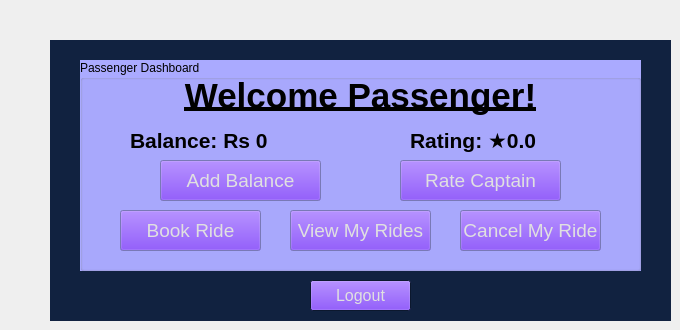
    <widget class="QWidget" name="page_6">
     <widget class="QWidget" name="index5" native="true">
      <property name="geometry">
       <rect>
        <x>50</x>
        <y>40</y>
        <width>621</width>
        <height>281</height>
       </rect>
      </property>
      <property name="palette">
       <palette>
        <active>
         <colorrole role="Window">
          <brush brushstyle="SolidPattern">
           <color alpha="255">
            <red>17</red>
            <green>34</green>
            <blue>64</blue>
           </color>
          </brush>
         </colorrole>
        </active>
        <inactive>
         <colorrole role="Window">
          <brush brushstyle="SolidPattern">
           <color alpha="255">
            <red>17</red>
            <green>34</green>
            <blue>64</blue>
           </color>
          </brush>
         </colorrole>
        </inactive>
        <disabled>
         <colorrole role="Base">
          <brush brushstyle="SolidPattern">
           <color alpha="255">
            <red>17</red>
            <green>34</green>
            <blue>64</blue>
           </color>
          </brush>
         </colorrole>
         <colorrole role="Window">
          <brush brushstyle="SolidPattern">
           <color alpha="255">
            <red>17</red>
            <green>34</green>
            <blue>64</blue>
           </color>
          </brush>
         </colorrole>
        </disabled>
       </palette>
      </property>
      <property name="autoFillBackground">
       <bool>true</bool>
      </property>
      <widget class="QGroupBox" name="groupBox_5">
       <property name="geometry">
        <rect>
         <x>30</x>
         <y>20</y>
         <width>561</width>
         <height>211</height>
        </rect>
       </property>
       <property name="palette">
        <palette>
         <active>
          <colorrole role="Window">
           <brush brushstyle="SolidPattern">
            <color alpha="255">
             <red>170</red>
             <green>170</green>
             <blue>255</blue>
            </color>
           </brush>
          </colorrole>
         </active>
         <inactive>
          <colorrole role="Window">
           <brush brushstyle="SolidPattern">
            <color alpha="255">
             <red>170</red>
             <green>170</green>
             <blue>255</blue>
            </color>
           </brush>
          </colorrole>
         </inactive>
         <disabled>
          <colorrole role="Base">
           <brush brushstyle="SolidPattern">
            <color alpha="255">
             <red>170</red>
             <green>170</green>
             <blue>255</blue>
            </color>
           </brush>
          </colorrole>
          <colorrole role="Window">
           <brush brushstyle="SolidPattern">
            <color alpha="255">
             <red>170</red>
             <green>170</green>
             <blue>255</blue>
            </color>
           </brush>
          </colorrole>
         </disabled>
        </palette>
       </property>
       <property name="autoFillBackground">
        <bool>true</bool>
       </property>
       <property name="title">
        <string>Passenger Dashboard</string>
       </property>
       <widget class="QLabel" name="passengerWelcomeLabel">
        <property name="geometry">
         <rect>
          <x>60</x>
          <y>10</y>
          <width>441</width>
          <height>51</height>
         </rect>
        </property>
        <property name="font">
         <font>
          <family>Tahoma</family>
          <pointsize>26</pointsize>
          <bold>true</bold>
          <underline>true</underline>
         </font>
        </property>
        <property name="text">
         <string>Welcome Passenger!</string>
        </property>
        <property name="alignment">
         <set>Qt::AlignmentFlag::AlignCenter</set>
        </property>
       </widget>
       <widget class="QPushButton" name="addBalanceButton">
        <property name="geometry">
         <rect>
          <x>80</x>
          <y>100</y>
          <width>161</width>
          <height>41</height>
         </rect>
        </property>
        <property name="palette">
         <palette>
          <active>
           <colorrole role="Button">
            <brush brushstyle="SolidPattern">
             <color alpha="255">
              <red>85</red>
              <green>0</green>
              <blue>255</blue>
             </color>
            </brush>
           </colorrole>
           <colorrole role="ButtonText">
            <brush brushstyle="SolidPattern">
             <color alpha="255">
              <red>224</red>
              <green>224</green>
              <blue>224</blue>
             </color>
            </brush>
           </colorrole>
          </active>
          <inactive>
           <colorrole role="Button">
            <brush brushstyle="SolidPattern">
             <color alpha="255">
              <red>85</red>
              <green>0</green>
              <blue>255</blue>
             </color>
            </brush>
           </colorrole>
           <colorrole role="ButtonText">
            <brush brushstyle="SolidPattern">
             <color alpha="255">
              <red>224</red>
              <green>224</green>
              <blue>224</blue>
             </color>
            </brush>
           </colorrole>
          </inactive>
          <disabled>
           <colorrole role="Button">
            <brush brushstyle="SolidPattern">
             <color alpha="255">
              <red>85</red>
              <green>0</green>
              <blue>255</blue>
             </color>
            </brush>
           </colorrole>
          </disabled>
         </palette>
        </property>
        <property name="font">
         <font>
          <family>Tahoma</family>
          <pointsize>14</pointsize>
          <bold>false</bold>
         </font>
        </property>
        <property name="text">
         <string>Add Balance</string>
        </property>
       </widget>
       <widget class="QPushButton" name="bookRideButton">
        <property name="geometry">
         <rect>
          <x>40</x>
          <y>150</y>
          <width>141</width>
          <height>41</height>
         </rect>
        </property>
        <property name="palette">
         <palette>
          <active>
           <colorrole role="Button">
            <brush brushstyle="SolidPattern">
             <color alpha="255">
              <red>85</red>
              <green>0</green>
              <blue>255</blue>
             </color>
            </brush>
           </colorrole>
           <colorrole role="ButtonText">
            <brush brushstyle="SolidPattern">
             <color alpha="255">
              <red>224</red>
              <green>224</green>
              <blue>224</blue>
             </color>
            </brush>
           </colorrole>
          </active>
          <inactive>
           <colorrole role="Button">
            <brush brushstyle="SolidPattern">
             <color alpha="255">
              <red>85</red>
              <green>0</green>
              <blue>255</blue>
             </color>
            </brush>
           </colorrole>
           <colorrole role="ButtonText">
            <brush brushstyle="SolidPattern">
             <color alpha="255">
              <red>224</red>
              <green>224</green>
              <blue>224</blue>
             </color>
            </brush>
           </colorrole>
          </inactive>
          <disabled>
           <colorrole role="Button">
            <brush brushstyle="SolidPattern">
             <color alpha="255">
              <red>85</red>
              <green>0</green>
              <blue>255</blue>
             </color>
            </brush>
           </colorrole>
          </disabled>
         </palette>
        </property>
        <property name="font">
         <font>
          <pointsize>14</pointsize>
          <bold>false</bold>
         </font>
        </property>
        <property name="text">
         <string>Book Ride</string>
        </property>
       </widget>
       <widget class="QPushButton" name="viewMyRidesButton">
        <property name="geometry">
         <rect>
          <x>210</x>
          <y>150</y>
          <width>141</width>
          <height>41</height>
         </rect>
        </property>
        <property name="palette">
         <palette>
          <active>
           <colorrole role="Button">
            <brush brushstyle="SolidPattern">
             <color alpha="255">
              <red>85</red>
              <green>0</green>
              <blue>255</blue>
             </color>
            </brush>
           </colorrole>
           <colorrole role="ButtonText">
            <brush brushstyle="SolidPattern">
             <color alpha="255">
              <red>224</red>
              <green>224</green>
              <blue>224</blue>
             </color>
            </brush>
           </colorrole>
          </active>
          <inactive>
           <colorrole role="Button">
            <brush brushstyle="SolidPattern">
             <color alpha="255">
              <red>85</red>
              <green>0</green>
              <blue>255</blue>
             </color>
            </brush>
           </colorrole>
           <colorrole role="ButtonText">
            <brush brushstyle="SolidPattern">
             <color alpha="255">
              <red>224</red>
              <green>224</green>
              <blue>224</blue>
             </color>
            </brush>
           </colorrole>
          </inactive>
          <disabled>
           <colorrole role="Button">
            <brush brushstyle="SolidPattern">
             <color alpha="255">
              <red>85</red>
              <green>0</green>
              <blue>255</blue>
             </color>
            </brush>
           </colorrole>
          </disabled>
         </palette>
        </property>
        <property name="font">
         <font>
          <pointsize>14</pointsize>
          <bold>false</bold>
         </font>
        </property>
        <property name="text">
         <string>View My Rides</string>
        </property>
       </widget>
       <widget class="QLabel" name="passengerBalanceLabel">
        <property name="geometry">
         <rect>
          <x>50</x>
          <y>60</y>
          <width>231</width>
          <height>41</height>
         </rect>
        </property>
        <property name="font">
         <font>
          <family>Tahoma</family>
          <pointsize>16</pointsize>
          <bold>true</bold>
         </font>
        </property>
        <property name="text">
         <string>Balance: Rs 0</string>
        </property>
       </widget>
       <widget class="QPushButton" name="passengerCancelRideButton">
        <property name="geometry">
         <rect>
          <x>380</x>
          <y>150</y>
          <width>141</width>
          <height>41</height>
         </rect>
        </property>
        <property name="palette">
         <palette>
          <active>
           <colorrole role="Button">
            <brush brushstyle="SolidPattern">
             <color alpha="255">
              <red>85</red>
              <green>0</green>
              <blue>255</blue>
             </color>
            </brush>
           </colorrole>
           <colorrole role="ButtonText">
            <brush brushstyle="SolidPattern">
             <color alpha="255">
              <red>224</red>
              <green>224</green>
              <blue>224</blue>
             </color>
            </brush>
           </colorrole>
          </active>
          <inactive>
           <colorrole role="Button">
            <brush brushstyle="SolidPattern">
             <color alpha="255">
              <red>85</red>
              <green>0</green>
              <blue>255</blue>
             </color>
            </brush>
           </colorrole>
           <colorrole role="ButtonText">
            <brush brushstyle="SolidPattern">
             <color alpha="255">
              <red>224</red>
              <green>224</green>
              <blue>224</blue>
             </color>
            </brush>
           </colorrole>
          </inactive>
          <disabled>
           <colorrole role="Button">
            <brush brushstyle="SolidPattern">
             <color alpha="255">
              <red>85</red>
              <green>0</green>
              <blue>255</blue>
             </color>
            </brush>
           </colorrole>
          </disabled>
         </palette>
        </property>
        <property name="font">
         <font>
          <pointsize>14</pointsize>
          <bold>false</bold>
         </font>
        </property>
        <property name="text">
         <string>Cancel My Ride</string>
        </property>
       </widget>
       <widget class="QLabel" name="passengerRatingLabel">
        <property name="geometry">
         <rect>
          <x>330</x>
          <y>60</y>
          <width>191</width>
          <height>41</height>
         </rect>
        </property>
        <property name="font">
         <font>
          <family>Tahoma</family>
          <pointsize>16</pointsize>
          <bold>true</bold>
         </font>
        </property>
        <property name="text">
         <string>Rating: ★0.0</string>
        </property>
       </widget>
       <widget class="QPushButton" name="rateCaptainButton">
        <property name="geometry">
         <rect>
          <x>320</x>
          <y>100</y>
          <width>161</width>
          <height>41</height>
         </rect>
        </property>
        <property name="palette">
         <palette>
          <active>
           <colorrole role="Button">
            <brush brushstyle="SolidPattern">
             <color alpha="255">
              <red>85</red>
              <green>0</green>
              <blue>255</blue>
             </color>
            </brush>
           </colorrole>
           <colorrole role="ButtonText">
            <brush brushstyle="SolidPattern">
             <color alpha="255">
              <red>224</red>
              <green>224</green>
              <blue>224</blue>
             </color>
            </brush>
           </colorrole>
          </active>
          <inactive>
           <colorrole role="Button">
            <brush brushstyle="SolidPattern">
             <color alpha="255">
              <red>85</red>
              <green>0</green>
              <blue>255</blue>
             </color>
            </brush>
           </colorrole>
           <colorrole role="ButtonText">
            <brush brushstyle="SolidPattern">
             <color alpha="255">
              <red>224</red>
              <green>224</green>
              <blue>224</blue>
             </color>
            </brush>
           </colorrole>
          </inactive>
          <disabled>
           <colorrole role="Button">
            <brush brushstyle="SolidPattern">
             <color alpha="255">
              <red>85</red>
              <green>0</green>
              <blue>255</blue>
             </color>
            </brush>
           </colorrole>
          </disabled>
         </palette>
        </property>
        <property name="font">
         <font>
          <pointsize>14</pointsize>
          <bold>false</bold>
         </font>
        </property>
        <property name="text">
         <string>Rate Captain</string>
        </property>
       </widget>
      </widget>
      <widget class="QPushButton" name="passengerDashboardBackButton">
       <property name="geometry">
        <rect>
         <x>260</x>
         <y>240</y>
         <width>101</width>
         <height>31</height>
        </rect>
       </property>
       <property name="palette">
        <palette>
         <active>
          <colorrole role="Button">
           <brush brushstyle="SolidPattern">
            <color alpha="255">
             <red>85</red>
             <green>0</green>
             <blue>255</blue>
            </color>
           </brush>
          </colorrole>
          <colorrole role="ButtonText">
           <brush brushstyle="SolidPattern">
            <color alpha="255">
             <red>224</red>
             <green>224</green>
             <blue>224</blue>
            </color>
           </brush>
          </colorrole>
         </active>
         <inactive>
          <colorrole role="Button">
           <brush brushstyle="SolidPattern">
            <color alpha="255">
             <red>85</red>
             <green>0</green>
             <blue>255</blue>
            </color>
           </brush>
          </colorrole>
          <colorrole role="ButtonText">
           <brush brushstyle="SolidPattern">
            <color alpha="255">
             <red>224</red>
             <green>224</green>
             <blue>224</blue>
            </color>
           </brush>
          </colorrole>
         </inactive>
         <disabled>
          <colorrole role="Button">
           <brush brushstyle="SolidPattern">
            <color alpha="255">
             <red>85</red>
             <green>0</green>
             <blue>255</blue>
            </color>
           </brush>
          </colorrole>
         </disabled>
        </palette>
       </property>
       <property name="font">
        <font>
         <pointsize>12</pointsize>
         <bold>false</bold>
        </font>
       </property>
       <property name="text">
        <string>Logout</string>
       </property>
      </widget>
     </widget>
    </widget>
